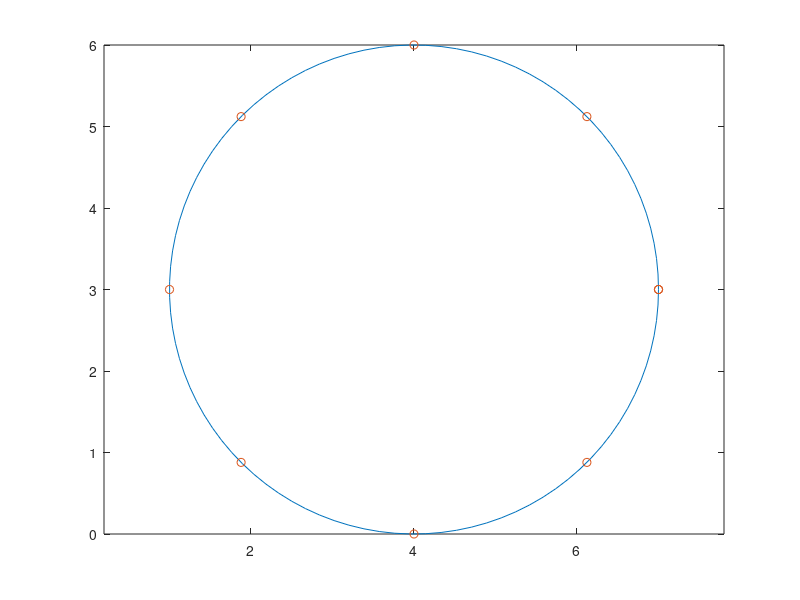

Reproduce this figure in MATLAB.


r = 3;
xc = 4;
yc = 3;

theta = linspace(0,2 * pi);
x = r * cos(theta) + xc;
y = r * sin(theta) + yc;
plot(x, y);
axis equal
hold on

theta = linspace(0, 2 * pi, 9);
x_resh = r .* cos(theta);
y_resh = r .* sin(theta);
plot(x_resh + xc, y_resh + yc, 'o');

